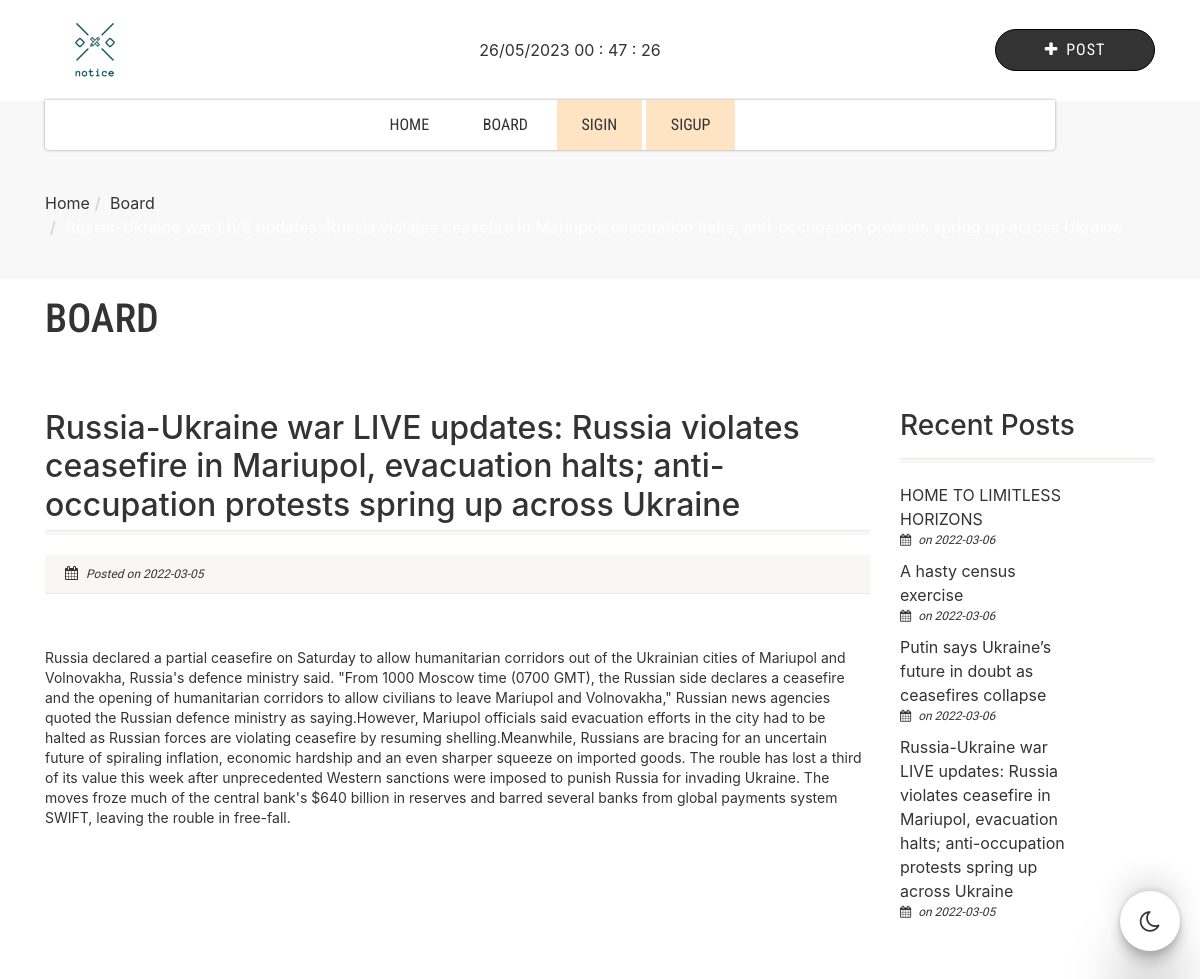
The app's page /post-detail.php?id=18 with its own data.
### tables this page shows
CREATE TABLE `posts` (
  `id` int(70) NOT NULL,
  `posts_title` varchar(200) NOT NULL,
  `posts_detail` varchar(5000) NOT NULL,
  `file` varchar(150) NOT NULL,
  `date` date NOT NULL,
  `author` varchar(45) NOT NULL
);

### post-detail.php (the view)
<?php include "header.php"; ?>
<?php
$id = $_GET['id'];
$result = $db->prepare("SELECT * FROM posts where id= :post_id");
$result->bindParam(':post_id', $id);
$result->execute();
for ($i = 0; $row = $result->fetch(); $i++) {
?>
  <div class="nav-backed-header parallax">
    <div class="container">
      <div class="row">
        <div class="col-md-12">
          <ol class="breadcrumb">
            <li><a href="index.php">Home</a></li>
            <li><a href="showAllpost.php">Board</a></li>
            <li class="active"><?php echo $row['posts_title']; ?></li>
          </ol>
        </div>
      </div>
    </div>
  </div>
  <div class="page-header">
    <div class="container">
      <div class="row">
        <div class="col-md-8 col-sm-8">
          <h1>Board</h1>
        </div>
      </div>
    </div>
  </div>
  <div class="main" role="main">
    <div id="content" class="content full">
      <div class="container">
        <div class="row">
          <div class="col-md-9">
            <header class="single-post-header clearfix">
              <h2 class="post-title"><?php echo $row['posts_title']; ?></h2>
            </header>
            <article class="post-content"> <span class="post-meta meta-data"><span><i class="fa fa-calendar"></i> Posted on <?php echo $row['date']; ?></span> <span></i> </span></span>
              <div class="featured-image"> <img src="uploads/<?php echo $row['file']; ?>" alt=""> </div>
              <div><?php echo $row['posts_detail']; ?></div>
            </article>
          </div>
        <?php } ?>
        <?php include "side-bar.php"; ?>
        <?php include "footer.php"; ?>

### side-bar.php (shortened to what this page needs)
<div class="col-md-3 sidebar">
  <div class="widget-recent-posts widget">
    <div class="sidebar-widget-title">
      <h3>Recent Posts</h3>
    </div>
    <ul>
      <?php
      $result = $db->prepare("SELECT * FROM posts ORDER BY id DESC Limit 4");
      $result->execute();
      for ($i = 0; $row = $result->fetch(); $i++) {
      ?>
        <div class="widget-blog-content"><a href="post-detail.php?id=<?php echo $row['id']; ?>"><?php echo $row['posts_title']; ?></a> <span class="meta-data">
            <i class="fa fa-calendar"></i> on <?php echo $row['date']; ?></span> </div>
      <?php } ?>
    </ul>
  </div>
</div>
</div>
</div>
</div>
</div>

### css/style.css (style rules this page uses)
html, body, div, span, applet, object, iframe, h1, h2, h3, h4, h5, h6, p, blockquote, pre, a, abbr, acronym, address, big, cite, code, del, dfn, em, img, ins, kbd, q, s, samp, small, strike, strong, sub, sup, tt, var, b, u, i, center, dl, dt, dd, ol, ul, li, fieldset, form, label, legend, table, caption, tbody, tfoot, thead, tr, th, td, article, aside, canvas, details, embed, figure, figcaption, footer, header, hgroup, menu, nav, output, ruby, section, summary, time, mark, audio, video { margin: 0; padding: 0; border: 0; font: inherit; font-size: 100%; }
article, aside, details, figcaption, figure, footer, header, hgroup, menu, nav, section { display: block; }
body { line-height: 1; }
ol, ul { list-style: none; }
* { -webkit-box-sizing: border-box; -moz-box-sizing: border-box; box-sizing: border-box; outline:none; }
html, body { height: 100%; }
html, hmtl a { width:100%; font-size: 100%; -webkit-text-size-adjust: 100%; -ms-text-size-adjust: 100%; }
a { color:#5e5e5e; text-decoration: underline; cursor: pointer; -webkit-transition: color 0.1s linear 0s; -moz-transition: color 0.1s linear 0s; -o-transition: color 0.1s linear 0s; transition: color 0.1s linear 0s; }
p { margin: 0 0 20px; }
i, em, .italic { font-style:italic; }
h1, h2, h3, h4, h5, h6 { margin:0 0 15px 0; color:#333333; font-weight:400; line-height:1.5em; font-family: 'Roboto', sans-serif; }
h1 { font-size:36px; }
h2 { font-size:30px; }
h3 { font-size:24px; }
p { font-size:14px; line-height:20px; margin:0 0 15px 0; }
ol { margin:10px 0 10px 30px; list-style-type: decimal; }
.meta-data { display:block; margin-bottom:10px; font-size:12px; font-style:italic; font-family: 'Volkhov', serif; color:#999999; }
.meta-data > span { margin-right:20px; display:inline-block; }
.meta-data i { margin-right:4px; }
body { background-color:#ffffff; color:#666666; font-size:14px; font-weight:400; font-family: 'Roboto', serif; line-height:20px; background-attachment:fixed; }
.content { padding:50px 0; }
.listing-header, .post-title { border-bottom:1px solid #eceae4; }
.listing-cont, .post-content { border-top:4px solid #f8f7f3; }
.nav-backed-header { position:relative; z-index:1; margin:0; border:0; }
.page-header { margin:0; position:relative; padding:20px 0 20px 0; border:0; }
.page-header h1 { text-transform:uppercase; color:#ffffff; margin-bottom:0; line-height:1em; font-family: 'Roboto Condensed', sans-serif; }
ol.breadcrumb { margin:0; background:none; padding:90px 0 40px 0; }
ol.breadcrumb a { color:#d8d6d1; text-decoration:none; }
ol.breadcrumb > .active { color:#fff; }
.post-title { margin-bottom:0; padding-bottom:6px; }
.post-content { padding-top:20px; }
.post-content .featured-image { margin-bottom:20px; }
.single-post-header { margin-bottom:0; }
.post-meta { background-color:#f8f7f3; border-bottom:1px solid #eceae4; padding:10px 20px; font-size:12px; }
.post-meta i { margin-right:5px; font-size:14px; }
.widget { margin-bottom:30px; }
.widget .sidebar-widget-title h3 { border-bottom:1px solid #eceae4; margin-bottom:0; padding-bottom:15px; }
.widget .sidebar-widget-title { border-bottom:4px solid #f8f7f3; margin-bottom:20px; }
.widget-recent-posts .widget-blog-content { float:left; width:65%; }
.parallax { background-attachment: fixed!important; background-position:center center; -webkit-background-size:cover; -moz-background-size:cover; background-size:cover; background-repeat:no-repeat; background-color:#f8f8f8; }
.touch .parallax, .nav-backed-header.parallax { background-attachment:scroll!important; }

### css/custom.css (style rules this page uses)
:root { --light: #ffffff; --dark: #333; }
html[data-theme="light"] { --dark: #ffffff; --light: #333; }
html, body { background: var(--dark); color: var(--light); }
h1,h2,h3,h4,h5,h6,div,span,a { color: var(--light) !important; }

### records on screen
posts: posts_title "Russia-Ukraine war LIVE updates: Russia violates ceasefire in Mariupol, evacuation halts; anti-occupation protests spring up across Ukraine", date "2022-03-05", posts_detail "Russia declared a partial ceasefire on Saturday to allow humanitarian corridors out of the Ukrainian cities of Mariupol and Volnovakha, Russia's defence ministry said. \"From 1000 Moscow time (0700 GMT), the Russian side declares a ceasefire and the opening of humanitarian corridors to allow civilians to leave Mariupol and Volnovakha,\" Russian news agencies quoted the Russian defence ministry as saying.However, Mariupol officials said evacuation efforts in the city had to be halted as Russian forces are violating ceasefire by resuming shelling.Meanwhile, Russians are bracing for an uncertain future of spiraling inflation, economic hardship and an even sharper squeeze on imported goods. The…"
posts: posts_title "HOME TO LIMITLESS HORIZONS", date "2022-03-06"
posts: posts_title "A hasty census exercise", date "2022-03-06"
posts: posts_title "Putin says Ukraine’s future in doubt as ceasefires collapse", date "2022-03-06"
